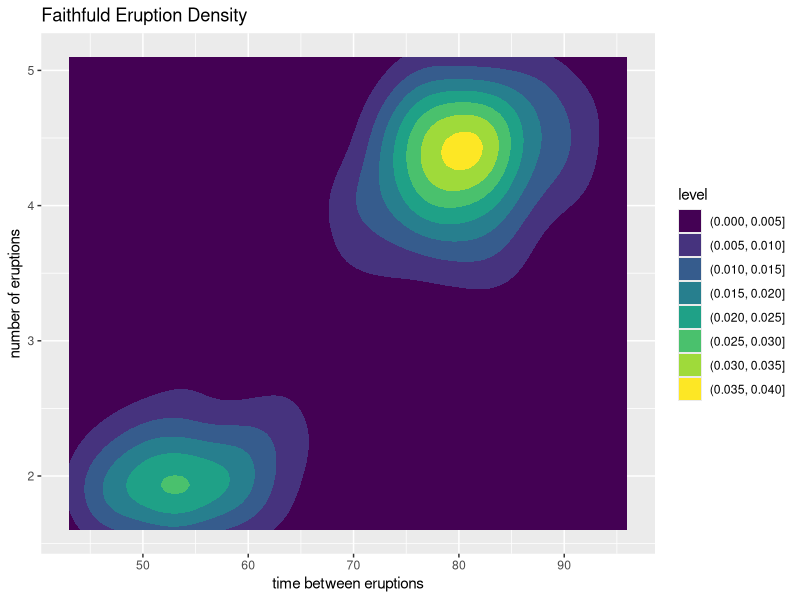
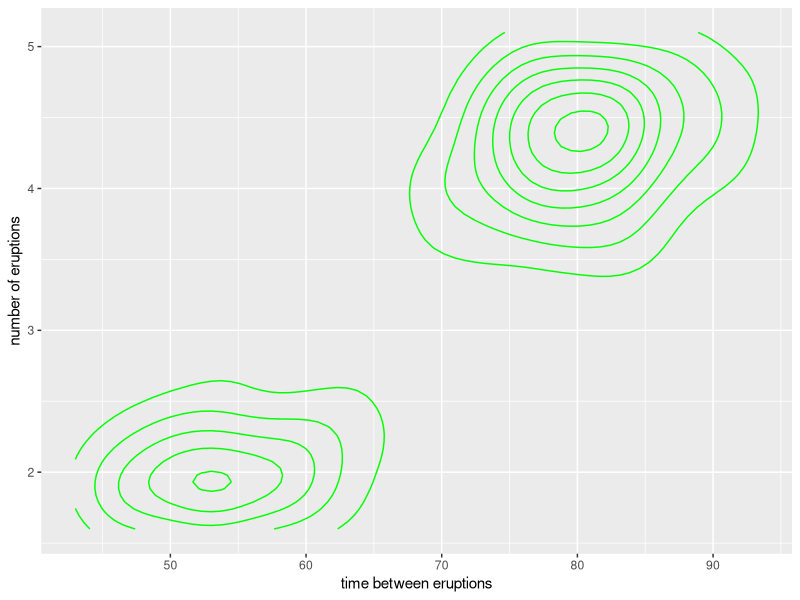
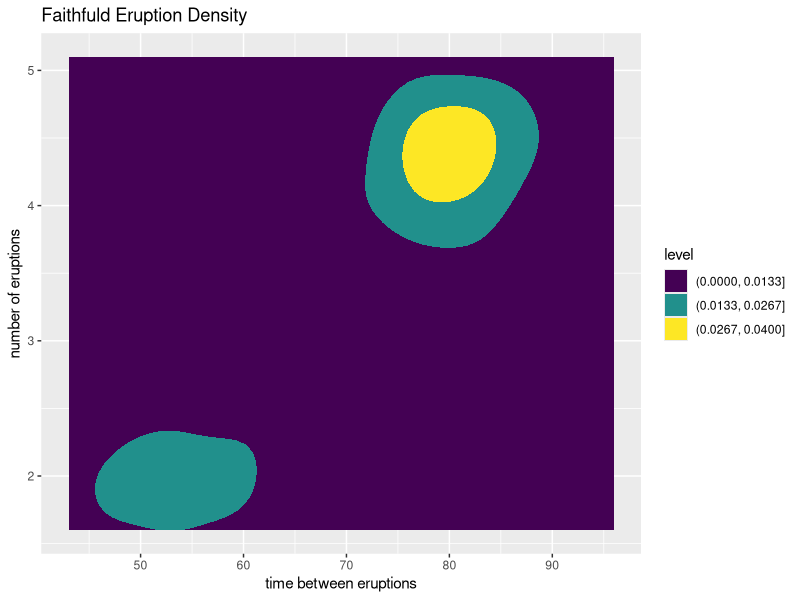
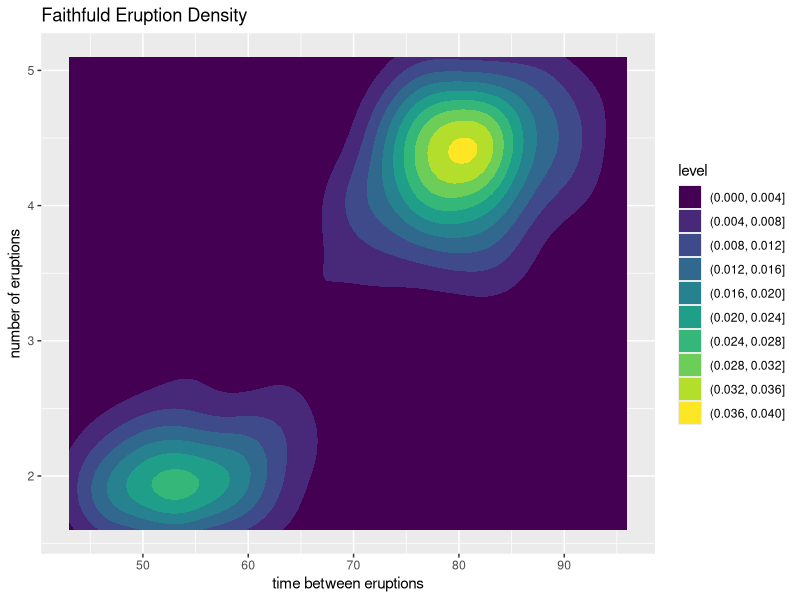
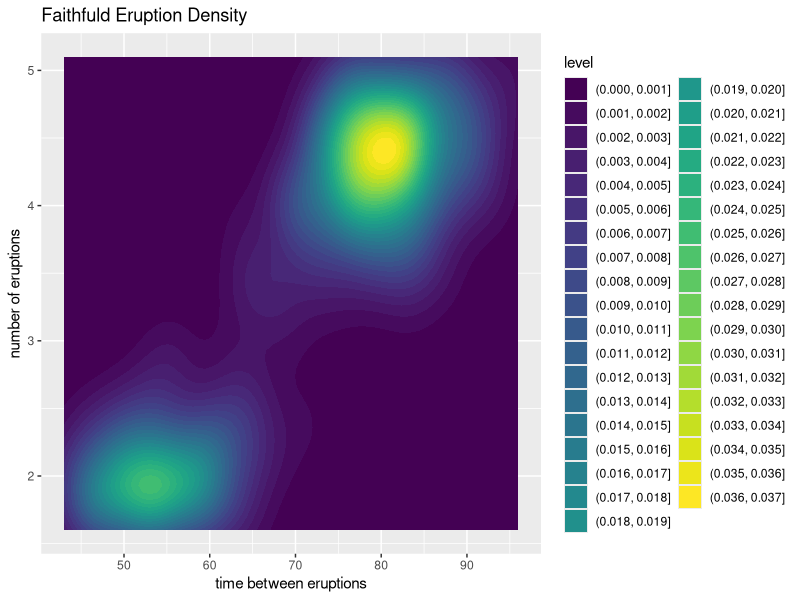
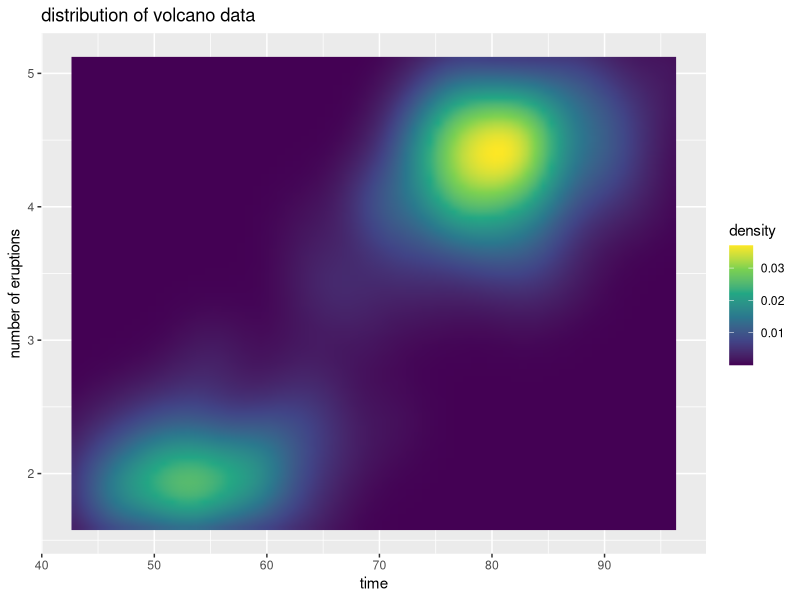
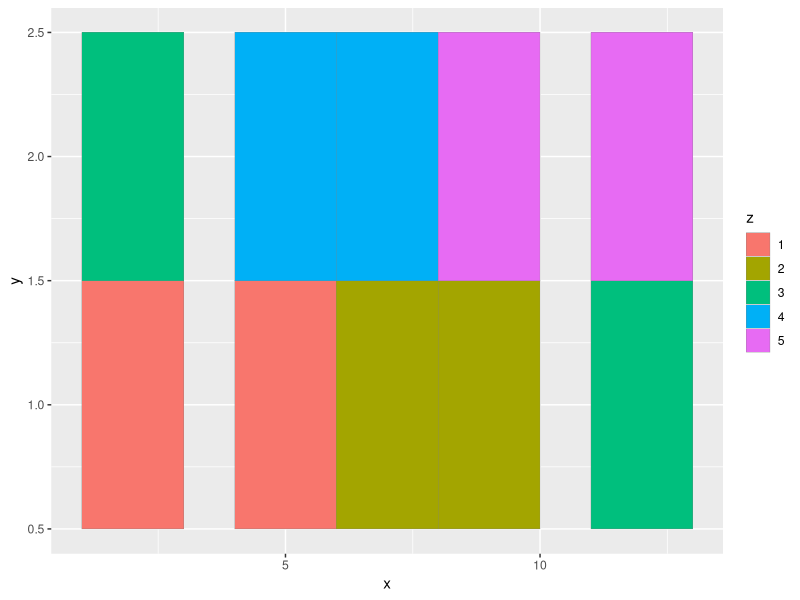

Recreate these plots in R, in order.
## ---- chunk 1
install.packages("ggplot2")
library(ggplot2)
library(tidyr)

## ---- chunk 2
data("faithfuld")


ggplot(faithfuld, aes(x=waiting, y= eruptions, z=density)) +
  geom_contour_filled(show.legend = TRUE) +
  labs( x = "time between eruptions", y= "number of eruptions", title =  "Faithfuld Eruption Density")

## ---- chunk 3

ggplot(faithfuld, aes(x=waiting, y= eruptions, z=density)) +
  geom_contour(color = "green") +
  labs( x = "time between eruptions", y= "number of eruptions")

## ---- chunk 4

ggplot(faithfuld, aes(x=waiting, y= eruptions, z=density)) +
  geom_contour_filled(show.legend = TRUE, bins = 3) +
  labs( x = "time between eruptions", y= "number of eruptions", title =  "Faithfuld Eruption Density")

ggplot(faithfuld, aes(x=waiting, y= eruptions, z=density)) +
  geom_contour_filled(show.legend = TRUE, bins = 10) +
  labs( x = "time between eruptions", y= "number of eruptions", title =  "Faithfuld Eruption Density")

ggplot(faithfuld, aes(x=waiting, y= eruptions, z=density)) +
  geom_contour_filled(show.legend = TRUE, bins = 40) +
  labs( x = "time between eruptions", y= "number of eruptions", title =  "Faithfuld Eruption Density")

## ---- chunk 5
library(lattice)
library(ggplot2)
library(tidyr)
## ---- chunk 6
data("faithfuld")
faithfuld
## ---- chunk 7
ggplot(faithfuld, aes(waiting, eruptions)) +
  #X and Y values + Data
 geom_raster(aes(fill = density), interpolate = TRUE) + 
#Specific Raster Customization - fill = what to sort by, Interpolate = smoothing
 scale_fill_viridis_c() +
#color
    labs (x = "time", y = "number of eruptions", title = "distribution of volcano data")
#labels

## ---- chunk 8
library(ggplot2)

x <- rep(c(2, 5, 7, 9, 12), 2)
y <- rep(c(1, 2), each = 5)
z <- factor(rep(1:5, each = 2))
  df <- data.frame(x, y, z)
## ---- chunk 9
ggplot(df,aes(x,y)) + geom_tile(aes(fill = z), colour = "grey50")

